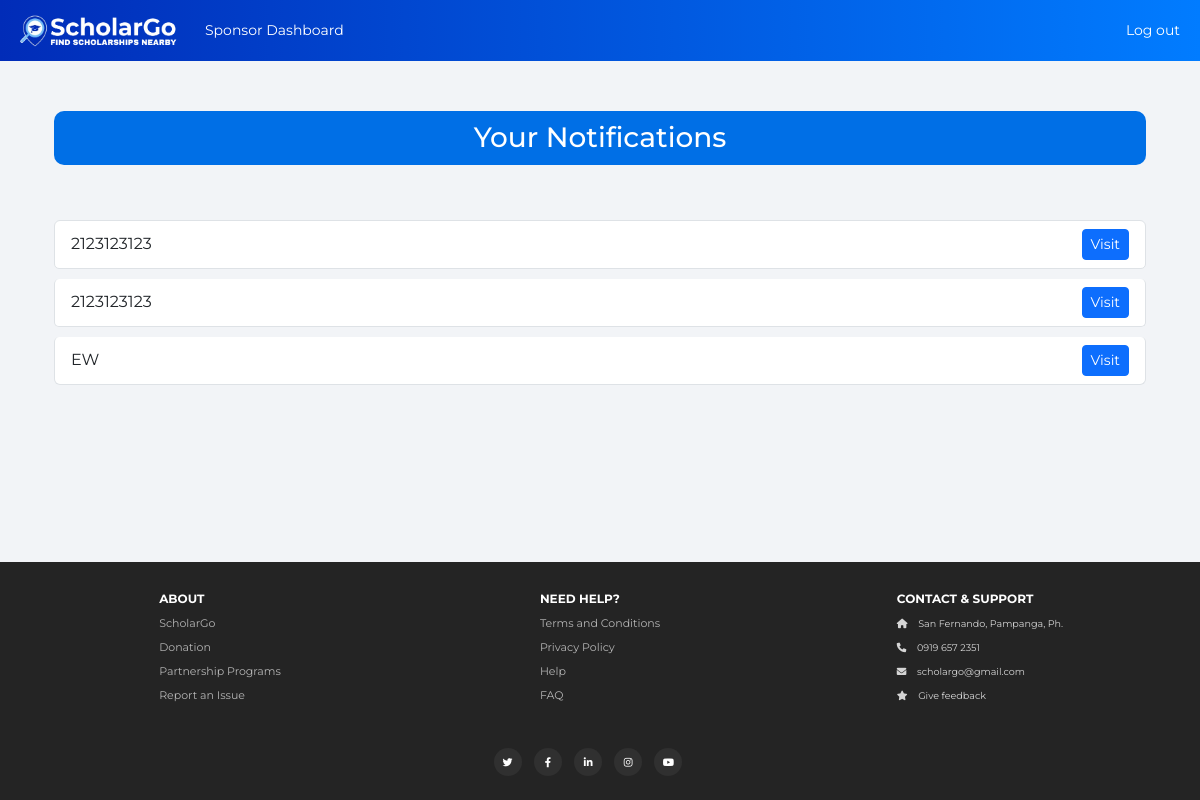
The app's page /notifications (signed in) with its own data.
### website/models.py (models this page shows, shortened)
class Notification(db.Model):
    id = db.Column(db.Integer, primary_key=True)
    user_id = db.Column(db.Integer, db.ForeignKey('user.id'), nullable=False)
    sponsorship_id = db.Column(db.Integer, db.ForeignKey('sponsorship_data.id'), nullable=False)  # Add this line
    message = db.Column(db.String(255), nullable=False)
    is_read = db.Column(db.Boolean, default=False)
    priority = db.Column(db.String(50), nullable=True)
    alarm_date = db.Column(db.DateTime(timezone=True), nullable=True)  # Make alarm_date timezone-aware
    created_at = db.Column(db.DateTime(timezone=True), default=func.now())  # Store in UTC

### website/auth.py (the view)
@auth.route('/notifications')
@login_required
def notifications():
    user_notifications = Notification.query.filter_by(user_id=current_user.id).order_by(Notification.created_at.desc()).all()
    Notification.query.filter_by(user_id=current_user.id, is_read=False).update({'is_read': True})
    unread_count = Notification.query.filter_by(user_id=current_user.id, is_read=False).count()
    db.session.commit()
    return render_template("notifications.html", notifications=user_notifications, unread_count=unread_count, user=current_user)

### website/templates/notifications.html (shortened to what this page needs)
{% extends "base.html" %}
{% block content %}
<div class="container mt-5">
    <h2>Your Notifications</h2>
    <ul class="list-group mt-3" id="notification-list">
        {% for notification in notifications %}
            <li class="list-group-item d-flex justify-content-between align-items-center {% if not notification.is_read %}list-group-item-info{% endif %}">
                <span>{{ notification.message }}</span>
                <a href="{{ url_for('views.view_sponsorship', sponsor_id=notification.sponsorship_id) }}" class="btn btn-sm btn-primary">
                    Visit
                </a>
            </li>
        {% else %}
            <li class="list-group-item">You have no notifications.</li>
        {% endfor %}
    </ul>
</div>
{% endblock %}

### website/static/css/base.css (style rules this page uses)
body { font-family: 'Montserrat', sans-serif; background-color: #f2f4f7; color: #ffffff; }

### website/static/css/footer.css (style rules this page uses)
html, body { height: 100%; margin: 0; }
body { display: flex; flex-direction: column; }
.container { flex: 1; }

### website/templates/notifications.html (style rules this page uses)
body { color: black; }
h2 { font-size: 3.5vh; background-color: #006fe6; color: rgb(255, 255, 255); border-radius: 10px; padding: 10px; width: 100%; margin-top: 50px; margin-bottom: 50px; text-align: center; }
li.list-group-item { margin: 5px 0; border-radius: 5px; }

### records on screen
Notification: message "2123123123"
Notification: message "2123123123"
Notification: message "EW"
